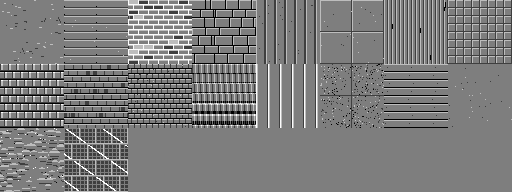
#> input picture game/art/scene/build/detail-a04.png, 512 x 192 px, given in place of detail-a04b.png, which was not available
$ python build-surfaces.py ../game/art/scene/build/detail-a04.png
#> lines starting #> are read from the running program, lines starting #| are printed output that depends on the picture; pictures that were not available may be replaced by others from this repository, and a replacement may not be noted
#!/usr/bin/env python3
"""Buildings track BD-2a: the building sheet's fourth row (eight new surfaces) and a height map for every cell.

The building sheet (game/art/scene/build/detail-a04b.png) is 8 cells across of 64 px; a cell covers 2 m (32 px to
the metre) and repeats. Its red channel (green and blue the same) is a shade level 0-4 as 0, 63, 126, 189, 252; the
colour comes from a layer's `col` through buildings.js `rampC`. The game reads as many rows as the picture has
(buildings.js `buildingTextureGrid`), so a fourth row needs no renderer change.

This tool keeps the top three rows (cells 0-23) exactly as they are and paints row four, cells 24-31, low contrast
like a trim sheet (mostly the colour itself, thin seams, a lit edge):
  24 fishscale     fish-scale shingles: round-bottomed scales in staggered courses, 25 cm
  25 standingseam  copper standing seam: raised seams every 50 cm, flat pans between
  26 barreltile    barrel tiles: convex caps over concave pans, 50 cm courses
  27 cob           cob / stucco: hand-smoothed lumps, no joints
  28 halftimber    half-timber: dark posts, rails and braces, light infill (1 m bays)
  29 riveted       riveted panels: 1 m plates with rounded corners, rivet rows, a pressed rib
  30 glassblock    glass block: 25 cm pillowed blocks in thin mortar, a glint in some
  31 mosaic        mosaic tile: 12.5 cm tiles, each its own shade, a soft chevron band

It also writes the height map BD-2b's normal sheet is made from: game/art/scene/build/detail-a04b-height.png, the
sheet's layout (512 x 256, grey, 255 the highest), each cell seamless on its own. The new cells' heights are built
with them (every scale, tile, block and plate its own height and bevel). The old cells' heights come from their
seams: the cells listed in OLD_GAPS have mortar or grout at a known level, so each brick, stone or tile is bevelled
from it and raised by its own small amount; the others (plaster, battens, corrugated, thatch...) take a smoothed
shade level, as the game's bump (buildings.js `bldBump`) does today. BD-2b may repaint any of them here.

    python3 tools/build-surfaces.py            # the sheet's row four, the height map, the contact picture
    python3 tools/build-surfaces.py --check    # paints in memory and fails if the files on disk differ

Run it after tools/build-airship.py --force and tools/build-props-batch1.py (they write the sheet's first three rows;
build-airship's --force starts again from detail-a04.png, three rows high).

Writes
  game/art/scene/build/detail-a04b.png          the sheet, 512 x 256 (rows one to three unchanged)
  game/art/scene/build/detail-a04b-height.png   the height map, 512 x 256
  game/art/scene/build/detail-a04b-normal.png   BD-2b: the normal sheet (`normal_sheet` of the height map, RGB:
                                                x across the face, y up it, z out of it, each 0.5-centred), which
                                                the model shader reads (buildings.js `bldBump`, scenery.buildArt.normal)
  validation/build-surfaces/contact.png         every cell three ways: the sheet, coloured as a building would be;
                                                the height map; lit from the upper left by `normal_sheet`
"""
import math, sys
from pathlib import Path

import numpy as np
from PIL import Image, ImageDraw

ROOT = Path(__file__).resolve().parent.parent
BUILD = ROOT / 'game' / 'art' / 'scene' / 'build'
SHEET = BUILD / 'detail-a04b.png'
HEIGHT = BUILD / 'detail-a04b-height.png'
NORMAL = BUILD / 'detail-a04b-normal.png'
OUT = ROOT / 'validation' / 'build-surfaces'
N = 64        # a cell, in pixels: 2 m
COLS = 8
OLD_ROWS = 3  # the rows other tools paint (cells 0-23)

NEW_CELLS = ['fishscale', 'standingseam', 'barreltile', 'cob', 'halftimber', 'riveted', 'glassblock', 'mosaic']

# the old cells whose joints sit at known shade levels: (cell, the levels that are joints)
OLD_GAPS = {1: (0, 1), 2: (4,), 3: (0,), 5: (1,), 7: (1,), 8: (0, 1), 9: (0,), 10: (0,), 12: (1, 4), 14: (0,),
            19: (1,)}


# ---------------------------------------------------------------- helpers (all seamless: indices wrap round a cell)
def grid():
    y, x = np.mgrid[0:N, 0:N]
    return x, y


def soft_noise(seed, radius):
    """seamless smooth noise, mean 0 and spread 1: white noise box-blurred round the cell"""
    a = np.random.default_rng(seed).random((N, N))
    b = np.zeros((N, N))
    for dy in range(-radius, radius + 1):
        for dx in range(-radius, radius + 1):
            if dx * dx + dy * dy <= radius * radius: b += np.roll(np.roll(a, dy, 0), dx, 1)
    return (b - b.mean()) / b.std()


def blur(h, r=1):
    o = np.zeros_like(h, dtype=float)
    for dy in range(-r, r + 1):
        for dx in range(-r, r + 1):
            o += np.roll(np.roll(h, dy, 0), dx, 1)
    return o / (2 * r + 1) ** 2


def gap_distance(gap, cap=3):
    """each pixel's distance (chessboard, round the cell) to the nearest joint pixel, capped"""
    d = np.where(gap, 0, cap).astype(int)
    for _ in range(cap):
        m = d.copy()
        for dy in (-1, 0, 1):
            for dx in (-1, 0, 1):
                m = np.minimum(m, np.roll(np.roll(d, dy, 0), dx, 1) + 1)
        d = m
    return np.minimum(d, cap)


def labels(solid):
    """the connected parts of a mask, numbered from 1 (4-neighbours, round the cell); 0 off the mask"""
    lab = np.zeros((N, N), int)
    n = 0
    for y0, x0 in zip(*np.nonzero(solid)):
        if lab[y0, x0]: continue
        n += 1
        lab[y0, x0] = n
        st = [(y0, x0)]
        while st:
            y, x = st.pop()
            for yy, xx in ((y + 1) % N, x), ((y - 1) % N, x), (y, (x + 1) % N), (y, (x - 1) % N):
                if solid[yy, xx] and not lab[yy, xx]:
                    lab[yy, xx] = n; st.append((yy, xx))
    return lab


def per_part(lab, seed, spread):
    """a random height offset for each numbered part"""
    r = np.random.default_rng(seed).uniform(-spread, spread, lab.max() + 1)
    r[0] = 0
    return r[lab]


# ---------------------------------------------------------------- the new cells: each returns (levels 0-4, height 0-255)
def fishscale():
    """round-bottomed scales 8 px wide in courses 6 px apart, each course half a scale over; a course lies over the
    one below it, so a scale shows its round bottom: a dark outline round it, a lit crescent inside on the left"""
    lv = np.full((N, N), 2)
    h = np.zeros((N, N))
    rnd = np.random.default_rng(2401).uniform(-14, 14, (16, 8))
    R = 4.0
    for yy in range(N):
        for xx in range(N):
            # course c's scales: centres (cx, c*8+5.5), round bottoms dipping to c*8+9.5, between the next course's; the course below (c+1) is under
            # it, so test the upper course first
            for c in ((yy // 8) - 1, yy // 8):
                off = 4 if c % 2 else 0
                k = (xx - off) // 8
                cx, cy = k * 8 + off + 3.5, c * 8 + 5.5
                dx, dy = xx - cx, yy - cy
                inside = (yy >= c * 8 and dy <= 0) or (dy > 0 and dx * dx + dy * dy <= (R + 0.3) ** 2)
                if yy < c * 8 or not inside: continue
                r = math.hypot(dx, dy)
                if dy > 0 and r > R - 0.7:
                    lv[yy, xx] = 1                                  # the scale's round edge
                elif dy > -0.5 and r > R - 1.9 and dx < -0.5:
                    lv[yy, xx] = 3                                  # the lit crescent inside it
                t = min(1.0, (yy - c * 8) / 8.0)
                h[yy, xx] = 80 + 140 * t + rnd[c % 16, k % 8] - (25 if lv[yy, xx] == 1 else 0)
                break
    return lv, h


def standingseam():
    """seams every 16 px (50 cm): a ridge lit on its left, its shadow on the right; the pans flat with a faint
    sag between seams, a lap across each pan, staggered"""
    x, y = grid()
    p = x % 16
    lv = np.full((N, N), 2)
    lv[p == 0] = 3
    lv[p == 1] = 4
    lv[p == 2] = 1
    lv[p == 15] = 3
    h = 90 + 14 * np.sin(np.pi * (p - 2).clip(0, 13) / 13.0)  # the pan's slight bulge
    h = np.where(p <= 1, 250, np.where(p == 2, 150, np.where(p == 15, 120, h)))
    # a lap (the next sheet's end) once a pan, at its own height
    for k in range(4):
        ly = (8 + k * 21) % N
        cols = (p > 2) & (p < 15) & (x // 16 == k)
        row = cols & (y == ly)
        lv[row & (lv == 2)] = 3
        lv[np.roll(row, 1, 0) & (lv == 2)] = 1
        h[cols & (((y - ly) % N) < 10)] += 10
    rng = np.random.default_rng(2501)
    for _ in range(14):  # patina specks
        yy, xx = rng.integers(0, N, 2)
        if lv[yy, xx] == 2: lv[yy, xx] = rng.choice([1, 3])
    return lv, h


def barreltile():
    """columns 16 px across: a convex cap (8 px, lit on the left) beside a concave pan (8 px, shadowed by the cap);
    courses 16 px high, each tile's lower end over the next, with a dark lip below it"""
    x, y = grid()
    p, q = x % 16, y % 16
    cap = p < 8
    a = (p + 0.5) / 8.0                      # 0..1 across a cap
    b = (p - 8 + 0.5) / 8.0                  # 0..1 across a pan
    hc = 140 + 90 * np.sin(np.pi * a)        # round cap
    hp = 60 + 50 * (1 - np.sin(np.pi * b))   # dished pan
    h = np.where(cap, hc, hp) + 25 * (q / 15.0)  # each tile rises toward its lower end
    lv = np.full((N, N), 2)
    lv[cap & (p <= 1)] = 3
    lv[cap & (p >= 2) & (p <= 3)] = 3
    lv[cap & (p == 7)] = 1
    lv[~cap & (p == 8)] = 1
    lv[~cap & (p == 9)] = 1
    lv[cap & (q == 15)] = 0                  # the cap's lip over the next course
    lv[~cap & (q == 15)] = 1
    lv[cap & (q == 0) & (p >= 1) & (p <= 5)] = 4
    rng = np.random.default_rng(2601)
    for _ in range(12):
        yy, xx = rng.integers(0, N, 2)
        if lv[yy, xx] == 2: lv[yy, xx] = 1
    return lv, h


def cob():
    """lumpy hand-smoothed render: broad soft swells, their lit side a step lighter and their shaded side a step
    darker, mostly the colour itself"""
    v = soft_noise(2701, 7) + 0.25 * soft_noise(2702, 3)
    v = (v - v.mean()) / v.std()
    slope = (np.roll(np.roll(v, 2, 0), 2, 1) - np.roll(np.roll(v, -2, 0), -2, 1))   # the light from the upper left
    slope = slope / slope.std()
    lv = np.full((N, N), 2)
    lv[slope < -1.35] = 3
    lv[slope > 1.45] = 1
    rng = np.random.default_rng(2703)
    for _ in range(8):
        yy, xx = rng.integers(0, N, 2)
        lv[yy, xx] = 1
    h = 128 + 60 * v
    return lv, h


def halftimber():
    """1 m bays: posts at x 0 and 32 (6 px), rails at y 0 and 32 (6 px); a brace in two of the four panels; the
    timber two steps darker with a grain line or two, the infill a step lighter, shadowed under each timber"""
    x, y = grid()
    post = (x % 32) < 6
    rail = (y % 32) < 6
    brace = np.zeros((N, N), bool)
    for yy in range(N):
        for xx in range(N):
            px, py = xx % 32 - 6, yy % 32 - 6       # inside a panel: 0..25
            if px < 0 or py < 0: continue
            panel = (xx // 32) + 2 * (yy // 32)
            if panel == 0 and abs((25 - py) - px) <= 2: brace[yy, xx] = True   # rising to the right
            if panel == 3 and abs(py - px) <= 2: brace[yy, xx] = True          # falling to the right
    wood = post | rail | brace
    lv = np.where(wood, 1, 3)
    # grain: broken lines along each timber
    lv[post & ~rail & ((x % 32) == 3) & ((y * 5 % 13) < 6)] = 0
    lv[rail & ~post & ((y % 32) == 2) & ((x * 7 % 17) < 7)] = 0
    lv[post & ~rail & ((x % 32) == 0)] = 2                                 # the posts' lit left edge
    lv[rail & ((y % 32) == 0) & ~post] = 2                                 # and the rails' top
    under = np.roll(wood, 1, 0) & ~wood                                    # the infill just under a timber
    beside = np.roll(wood, 1, 1) & ~wood                                   # and right of one
    lv[under | beside] = 2
    rng = np.random.default_rng(2801)
    lv[~wood & (rng.random((N, N)) < 0.012)] = 2
    d = gap_distance(wood, 2)
    h = np.where(wood, 200 + per_part(labels(wood), 2802, 12), 80 + 12 * d / 2.0 + 6 * soft_noise(2803, 3))
    return lv, h


def riveted():
    """1 m plates (32 x 32) with rounded corners; a seam round each; rivets every 4 px down the vertical seams and
    every 8 px along the horizontal ones; a pressed rib across each plate's upper third"""
    x, y = grid()
    p, q = x % 32, y % 32
    lv = np.full((N, N), 2)
    seam = (p == 31) | (q == 31)
    lv[seam] = 1
    lv[(p == 0) & (q != 31)] = 3
    lv[(q == 0) & (p != 31)] = 3
    # rounded corners: the corner pixels go to the seam
    corner = ((p <= 1) | (p >= 30)) & ((q <= 1) | (q >= 30))
    corner &= ~(((p == 1) | (p == 30)) & ((q == 1) | (q == 30)))
    lv[corner] = 1
    rib = (q >= 9) & (q <= 10) & (p >= 5) & (p <= 26)
    lv[rib & (q == 9)] = 3
    lv[rib & (q == 10)] = 1
    rivet = np.zeros((N, N), bool)
    for yy in range(N):
        for xx in range(N):
            pp, qq = xx % 32, yy % 32
            if pp in (2, 29) and qq % 4 == 2 and 4 <= qq <= 28: rivet[yy, xx] = True
            if qq in (2, 29) and pp % 8 == 4: rivet[yy, xx] = True
    lv[rivet] = 4
    lv[np.roll(np.roll(rivet, 1, 0), 1, 1) & ~rivet] = 1
    plate = ~(seam | corner)
    d = gap_distance(~plate, 2)
    h = np.where(plate, 110 + 25 * d / 2.0 + per_part(labels(plate), 2901, 10), 40)
    h = h + np.where(rib, 35, 0) + np.where(rivet, 70, 0)
    return lv, h


def glassblock():
    """blocks 8 px (25 cm) in a 1 px mortar; each block pillowed: lit top and left edges, a shaded bottom and right,
    a lens in the middle, a glint in one block of three"""
    x, y = grid()
    p, q = x % 8, y % 8
    mortar = (p == 7) | (q == 7)
    lv = np.full((N, N), 2)
    lv[mortar] = 1
    lv[~mortar & ((p == 0) | (q == 0))] = 3
    lv[~mortar & ((p == 6) | (q == 6))] = 1
    lv[(p == 0) & (q == 0)] = 3
    lens = (p >= 2) & (p <= 4) & (q >= 2) & (q <= 4)
    lv[lens & (p + q <= 5)] = 3
    k = (x // 8) + 3 * (y // 8)
    lv[(p == 2) & (q == 2) & (k % 3 == 0)] = 4
    cx, cy = p - 3.0, q - 3.0
    pillow = 1 - (np.maximum(np.abs(cx), np.abs(cy)) / 3.5) ** 2
    h = np.where(mortar, 50, 130 + 90 * pillow.clip(0, 1))
    return lv, h


def mosaic():
    """tiles 4 px (12.5 cm) in a 1 px grout, mostly the colour with a few a step either way, a chevron band of
    lighter tiles every 1 m, each tile its own small height"""
    x, y = grid()
    p, q = x % 4, y % 4
    tx, ty = x // 4, y // 4                      # 16 x 16 tiles
    grout = (p == 3) | (q == 3)
    rng = np.random.default_rng(3101)
    shade = rng.choice([1, 2, 2, 2, 2, 2, 2, 2, 2, 3], (16, 16))
    ix, iy = np.mgrid[0:16, 0:16][::-1]
    chev = ((iy + np.abs((ix % 8) - 4)) % 8 == 0)  # a chevron every 8 tiles (1 m)
    shade = np.where(chev, 3, shade)
    lv = np.where(grout, 1, shade[ty, tx])
    h = np.where(grout, 60, 150 + rng.uniform(-14, 14, (16, 16))[ty, tx])
    return lv, h


PAINT = [fishscale, standingseam, barreltile, cob, halftimber, riveted, glassblock, mosaic]


# ---------------------------------------------------------------- the old cells' heights
def old_height(cell, lv):
    """a height for a cell this tool doesn't paint, from its shade levels (see the module's notes)"""
    gaps = OLD_GAPS.get(cell)
    if gaps is None:
        return 128 + 32 * (blur(lv.astype(float), 1) - 2)
    gap = np.isin(lv, gaps)
    # a joint is a line, not a speck: keep only joint pixels with a joint neighbour in a row or a column
    line = gap & ((np.roll(gap, 1, 0) & np.roll(gap, -1, 0)) | (np.roll(gap, 1, 1) & np.roll(gap, -1, 1)))
    if line.sum() < 20: return 128 + 32 * (blur(lv.astype(float), 1) - 2)
    d = gap_distance(line, 3)
    part = ~line
    return np.where(line, 50, 100 + 30 * d / 3.0 + per_part(labels(part), 1000 + cell, 14) + 6 * (lv - 2))


# ---------------------------------------------------------------- the sheets
def build():
    """(the sheet RGBA 512 x 256, the height map L 512 x 256), in memory"""
    old = np.array(Image.open(SHEET).convert('RGBA'))
#> old is the input picture: shape (192, 512, 4); mean R, G, B, A 124, 124, 124, 255
    assert old.shape[1] == COLS * N and old.shape[0] >= OLD_ROWS * N, old.shape
    sheet = np.zeros((4 * N, COLS * N, 4), np.uint8)
    sheet[:OLD_ROWS * N] = old[:OLD_ROWS * N]
    height = np.zeros((4 * N, COLS * N))
    for cell in range(OLD_ROWS * COLS):
        r, c = divmod(cell, COLS)
        lv = np.round(old[r * N:(r + 1) * N, c * N:(c + 1) * N, 0] / 63).astype(int)
        height[r * N:(r + 1) * N, c * N:(c + 1) * N] = old_height(cell, lv)
#> this loop made 24 passes
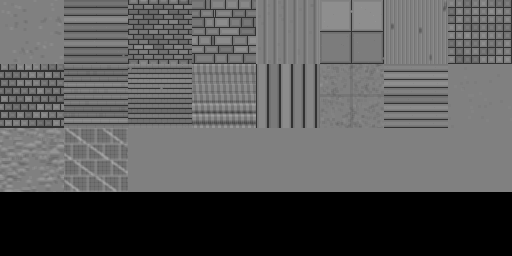
#> height: shape (256, 512) float64; min 0, max 167.1, mean 89.3
    for i, fn in enumerate(PAINT):
        lv, h = fn()
        assert lv.min() >= 0 and lv.max() <= 4, fn.__name__
        c = i
        blk = sheet[OLD_ROWS * N:, c * N:(c + 1) * N]
        blk[..., 0] = blk[..., 1] = blk[..., 2] = (lv * 63).astype(np.uint8)
        blk[..., 3] = 255
        height[OLD_ROWS * N:, c * N:(c + 1) * N] = h
#> this loop made 8 passes
    return sheet, np.clip(np.round(height), 0, 255).astype(np.uint8)


def normal_sheet(height, strength=2.0):
    """the normals of a height map (RGB, 0.5-centred, z out of the face, +y up the face as the game reads the
    sheet: the picture's rows run down a wall), each cell sampled round itself so its seams stay seamless"""
#> called with strength = 2
    H, W = height.shape
#> H = 256; W = 512
    out = np.zeros((H, W, 3))
    h = height.astype(float) / 255.0
    for r in range(H // N):
        for c in range(W // N):
            b = h[r * N:(r + 1) * N, c * N:(c + 1) * N]
            dx = (np.roll(b, -1, 1) - np.roll(b, 1, 1)) * 0.5 * strength * 8
            dy = (np.roll(b, 1, 0) - np.roll(b, -1, 0)) * 0.5 * strength * 8   # up the face = up the picture
            n = np.stack([-dx, -dy, np.ones_like(b)], -1)
            out[r * N:(r + 1) * N, c * N:(c + 1) * N] = n / np.linalg.norm(n, axis=-1, keepdims=True)
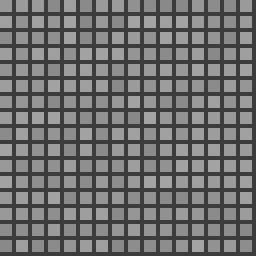
#> b: shape (64, 64) float64 (shown 4 times larger); min 0.235, max 0.643, mean 0.436
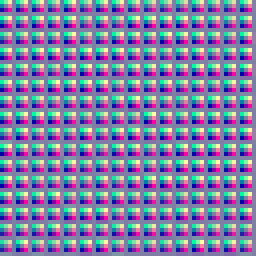
#> n: shape (64, 64, 3) float64 (shown 4 times larger); mean of channels 0, 1, 2 -1.08e-19, -1.17e-17, 1; drawn with min black and max white
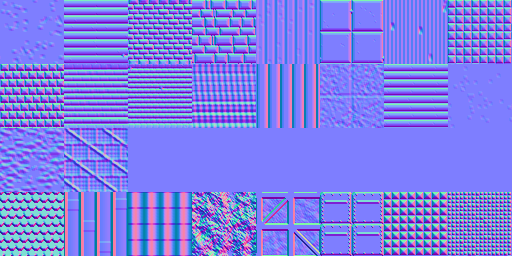
#> out: shape (256, 512, 3) float64; mean of channels 0, 1, 2 0.000577, 0.00783, 0.83; drawn with min black and max white
    return out


def normal_rgb(height):
    """BD-2b: the normal sheet as the game reads it, 8 bits a channel (0.5 -> 128)"""
    return np.clip(np.round((normal_sheet(height) * 0.5 + 0.5) * 255), 0, 255).astype(np.uint8)


# ---------------------------------------------------------------- the contact picture
def ramp(col, t):
    """buildings.js rampC, 0-1 colours"""
    b = np.array(col) / 255.0
    mix = lambda a, c, k: a + (np.array(c) - a) * k
    return [mix(b * .55, (.235, .165, .439), .30), mix(b * .79, (.376, .29, .596), .17), b,
            mix(b, (1., .957, .769), .30), mix(b, (1., .988, .918), .60)][t]


# a colour a cell might take on a building (section 5's palette)
SAMPLE_COL = {0: '#F2E2C4', 1: '#E8D8B8', 2: '#C8664A', 3: '#B8B0A8', 8: '#C8664A', 9: '#5E8A74', 10: '#5A6478',
              12: '#C07850', 16: '#6E9A58', 17: '#3A4E78', 24: '#D06A50', 25: '#5FA894', 26: '#C8704C',
              27: '#EAD2A4', 28: '#B58A5E', 29: '#B87A52', 30: '#9CC8D0', 31: '#4E9AD6'}


def hex_rgb(s):
    return tuple(int(s[i:i + 2], 16) for i in (1, 3, 5))


def contact(sheet, height):
    n = normal_sheet(height)
    light = np.array([-0.45, 0.55, 0.7]); light /= np.linalg.norm(light)
    lit = np.clip(n @ light, 0, 1)
    rows = sheet.shape[0] // N
#> rows = 4
    S = 2                                    # pixels shown per sheet pixel
    cw, chh, lab = N * S, N * S, 14
    W = COLS * (cw + 6) + 6
    Hh = rows * (3 * chh + lab + 12) + 6
#> Hh = 1646
    im = Image.new('RGB', (W, Hh), (34, 30, 44))
    dr = ImageDraw.Draw(im)
    names = ['plaster', 'siding', 'brick', 'stone', 'battens', 'panels', 'corrugated', 'tilewall', 'rooftiles',
             'shingles', 'slate', 'hay', 'metal', 'flat', 'wood', 'plain', 'leaves', 'solar', 'cloth', 'rust',
             'stripes', 'rings', 'bark', 'rock'] + NEW_CELLS
    for cell in range(rows * COLS):
        r, c = divmod(cell, COLS)
        lv = np.round(sheet[r * N:(r + 1) * N, c * N:(c + 1) * N, 0] / 63).astype(int)
        col = hex_rgb(SAMPLE_COL.get(cell, '#C8B49A'))
        tones = np.array([ramp(col, t) for t in range(5)])
        rgb = (tones[lv] * 255).astype(np.uint8)
        hh = height[r * N:(r + 1) * N, c * N:(c + 1) * N]
        ll = (lit[r * N:(r + 1) * N, c * N:(c + 1) * N] * 235 + 20).astype(np.uint8)
        x0 = 6 + c * (cw + 6)
        y0 = 6 + r * (3 * chh + lab + 12)
        dr.text((x0, y0), f'{cell} {names[cell]}', fill=(240, 228, 200))
        for k, pic in enumerate((rgb, np.stack([hh] * 3, -1), np.stack([ll] * 3, -1))):
            p = Image.fromarray(pic.astype(np.uint8), 'RGB').resize((cw, chh), Image.NEAREST)
            im.paste(p, (x0, y0 + lab + k * chh))
#> this loop made 32 passes
#> col on passes 1 to 12: (242, 226, 196), (232, 216, 184), (200, 102, 74), (184, 176, 168), (200, 180, 154), (200, 180, 154), (200, 180, 154), (200, 180, 154), (200, 102, 74), (94, 138, 116), (90, 100, 120), (200, 180, 154)
#> pass 1, in contact, `ll = (lit[r * N:(r + 1) * N, c * N:(c + 1) * N] * 235 + 20).astype(np...`:
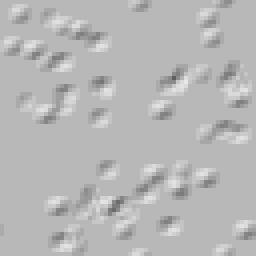
#> ll: shape (64, 64) (shown 4 times larger); min 95, max 232, mean 183
#> after the loop:
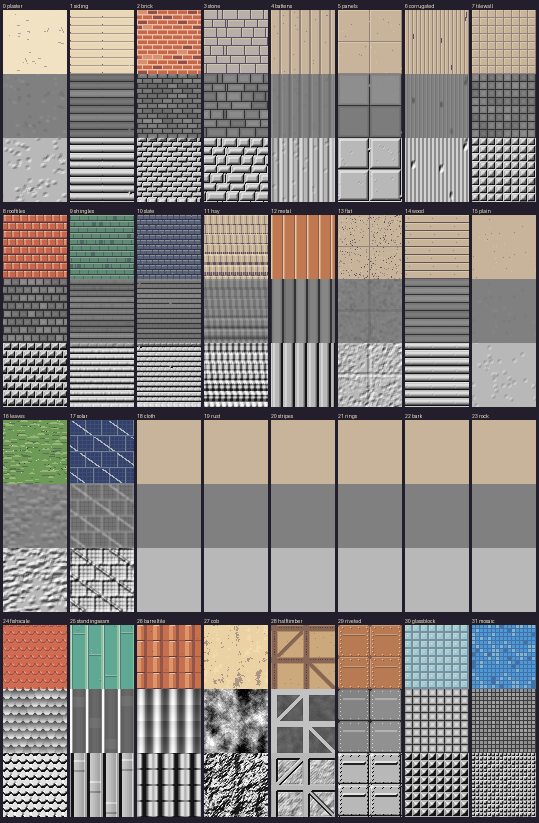
#> im: PIL image 1078x1646 RGB (shown at 1/2 size); mean R, G, B 140.5, 134.8, 130.4
#> after the loop:
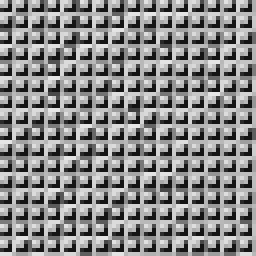
#> p: PIL image 128x128 RGB (shown 2 times larger); min 20, max 229, mean 137.2
    return im


def main():
    sheet, height = build()
    if '--check' in sys.argv:
        on = np.array(Image.open(SHEET).convert('RGBA'))
        hon = np.array(Image.open(HEIGHT).convert('L')) if HEIGHT.exists() else None
        non = np.array(Image.open(NORMAL).convert('RGB')) if NORMAL.exists() else None
        ok = (on.shape == sheet.shape and (on == sheet).all() and hon is not None and (hon == height).all()
              and non is not None and (non == normal_rgb(height)).all())
        print('build-surfaces: the files match' if ok else 'build-surfaces: the files differ from the tool')
        sys.exit(0 if ok else 1)
    Image.fromarray(sheet, 'RGBA').save(SHEET, optimize=True)
    Image.fromarray(height, 'L').save(HEIGHT, optimize=True)
    Image.fromarray(normal_rgb(height), 'RGB').save(NORMAL, optimize=True)
    OUT.mkdir(parents=True, exist_ok=True)
    contact(sheet, height).save(OUT / 'contact.png')
    print(f'wrote {SHEET.relative_to(ROOT)} {sheet.shape[1]}x{sheet.shape[0]}, {HEIGHT.relative_to(ROOT)}, '
          f'{NORMAL.relative_to(ROOT)}, '
          f'{(OUT / "contact.png").relative_to(ROOT)}')
#| wrote game/art/scene/build/detail-a04b.png 512x256, game/art/scene/build/detail-a04b-height.png, game/art/scene/build/detail-a04b-normal.png, validation/build-surfaces/contact.png


if __name__ == '__main__':
    main()
